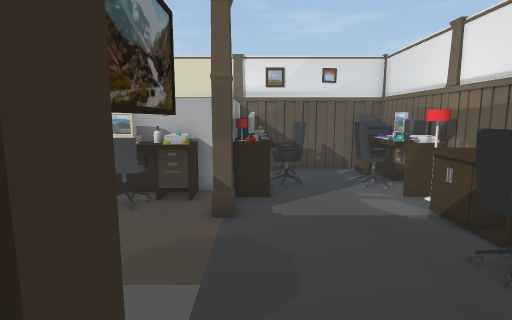
view 1 (above)

18 first-person views from a walk through a 3-D level made in the Unity game engine. The camera is 1.4 m above the floor, tilts 8° down and sees 80° across. The floor is counted in squares, 0.5 m on a side. Each view is taken from the middle of a square. On the plan, view 1 faces up. The plan holds only what a view shows up to about 20 squares ahead; the rest is blank. The place goes on beyond the plan.

view 2
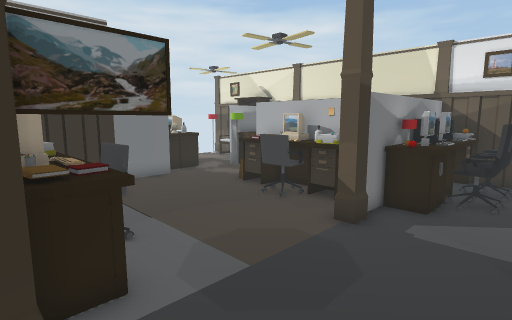

view 3
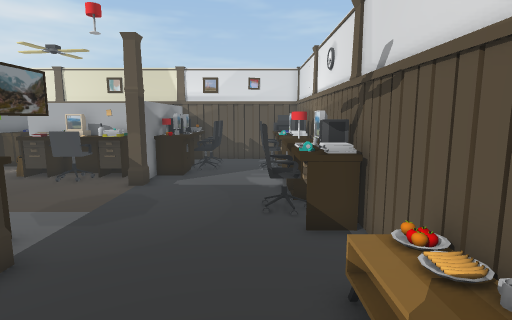

view 4
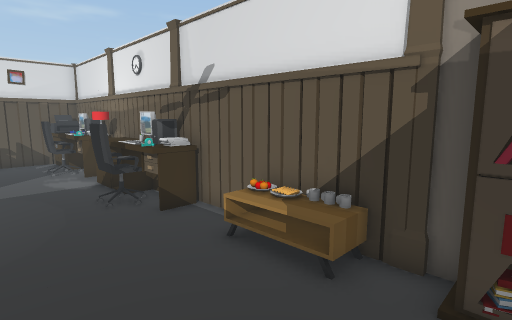

view 5
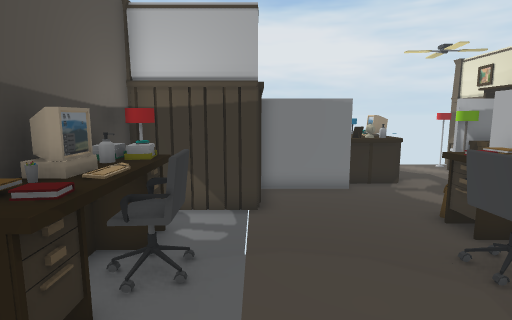

view 6
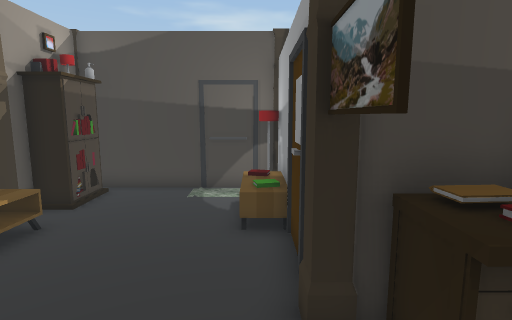

view 7
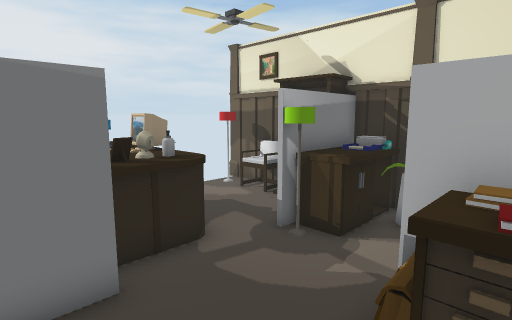

view 8
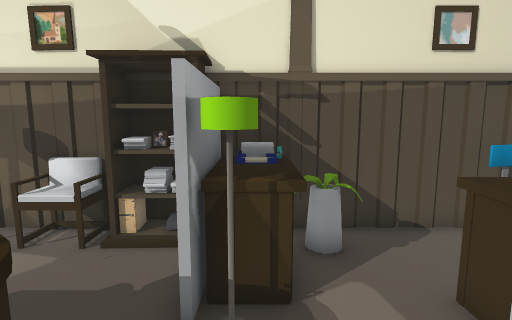

view 9
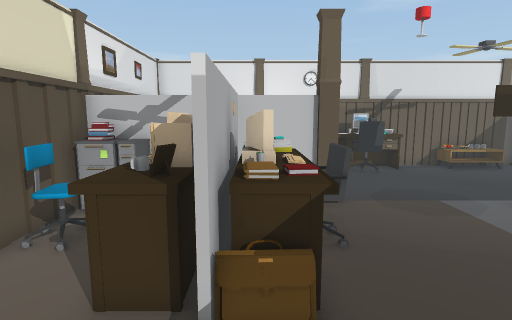

view 10
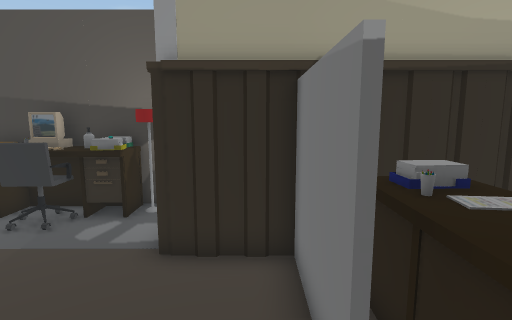

view 11
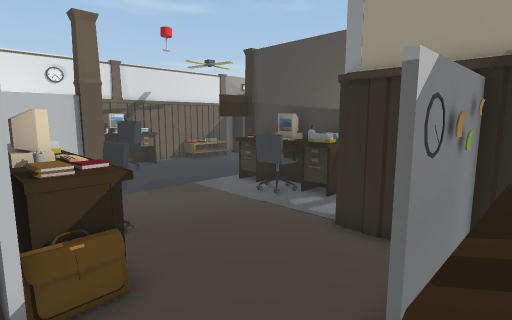

view 12
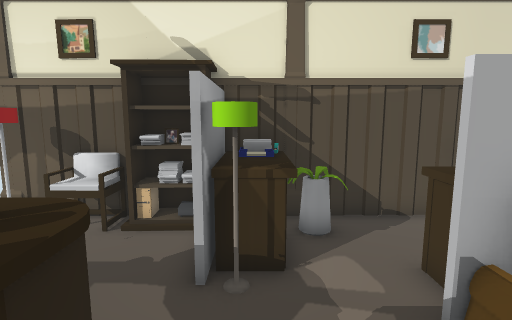

view 13
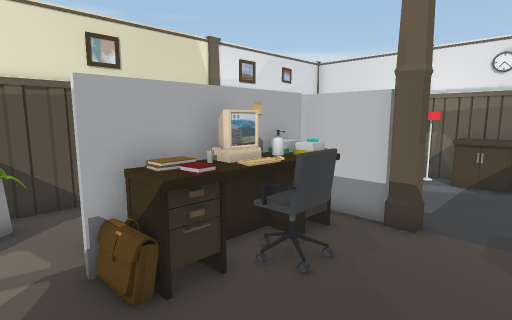

view 14
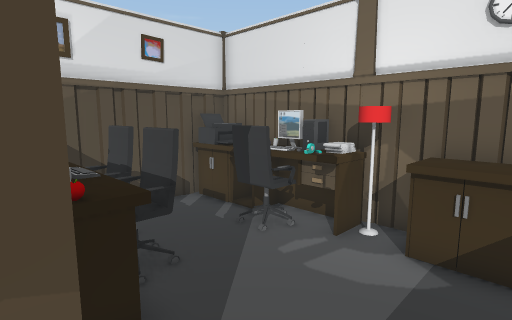

view 15
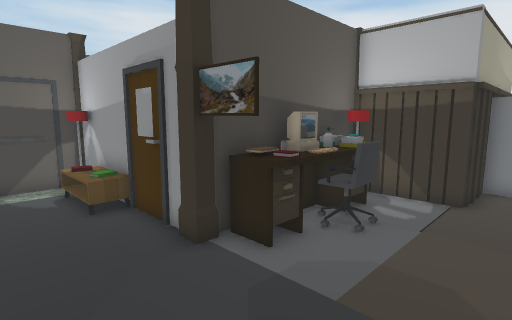

view 16
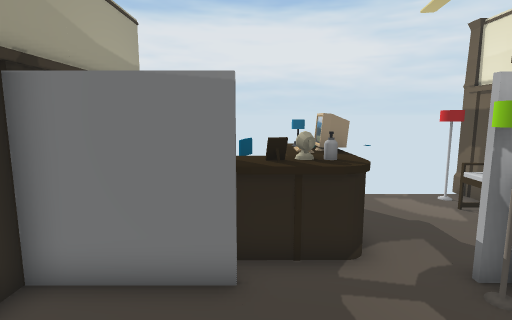

view 17
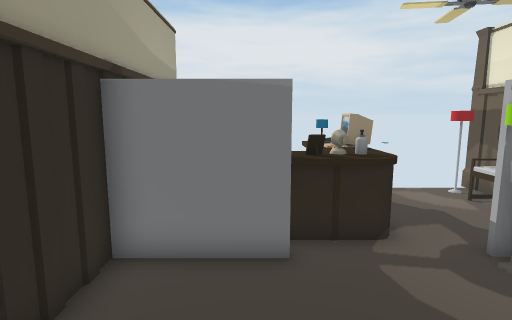

view 18
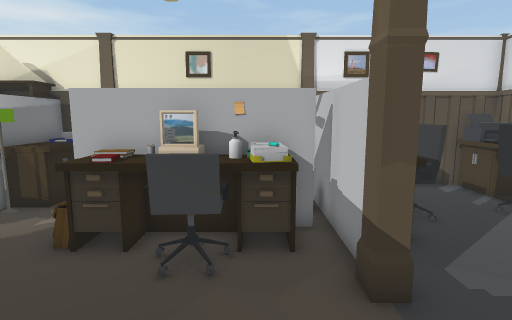

### Floor plan
Points are (right, up) in squares from view 1. A wall is a line through its corners. A room is listed if a view was taken in it or the views show most of it. See-through windows are left out.
Room 1 (views 1, 2, 3, 4, 5, 6, 7, 8, 9, 10, 11, 12, 13, 14, 15, 16, 17, 18)
walls: (-1, 8.9) (-1, 16.5) (-10.8, 16.5) (-10.8, 15.4); (-0.7, 9.1) (-0.7, 8.4) (-1.2, 8.4) (-1.2, 9.1); (-1.5, 11.6) (-2.6, 11.6); (-1.2, 1.5) (-0.7, 1.5) (-0.7, 0.7); (-0.9, 0.6) (-0.9, -5.5); (-0.7, 0) (-0.7, -0.9); (-11.5, 5.1) (-8, 5.1) (-8, 1.3) (-0.6, 1.3); (-10.8, 13.5) (-10.8, 12.8); (-15, 5.1) (-12.4, 5.1); (6.7, 15.4) (6.7, 16.5) (-0.9, 16.5) (-0.9, 9.4); (-0.9, -7) (6.2, -7); (-13.5, 16.5) (-17.2, 16.5); (6.7, -4.2) (6.7, 13.5)
objects: other object (-16, 10) to (-16, 11); other object (-16, 15) to (-16, 16); other object (-15, 9) to (-14, 10); other object (-15, 11); other object (-14, 10) to (-14, 11); other object (-14, 15); other object (-13, 6) to (-12, 9); other object (-13, 10) to (-12, 10); other object (-13, 11) to (-12, 11); other object (-13, 15) to (-12, 16); other object (-12, 15); other object (-11, 6); other object (-11, 7); other object (-11, 8); other object (-10, 12) to (-10, 13); other object (-10, 13) to (-9, 16); other object (-9, 15) to (-8, 16); other object (-7, 2); other object (-7, 10); other object (-7, 11); other object (-7, 12) to (-5, 14); other object (-6, 2) to (-5, 3); other object (-6, 10); other object (-6, 11); other object (-6, 13); other object (-5, 3) to (-4, 4); other object (-5, 9) to (-4, 10); other object (-5, 11) to (-4, 11); other object (-5, 12) to (-4, 13); other object (-5, 15) to (-4, 16); other object (-4, 2) to (-3, 3); other object (-3, 2) to (-2, 2); other object (-3, 10) to (-2, 11); other object (-3, 12); other object (-2, 3); other object (-2, 14) to (-2, 15); other object (-2, 16); other object (0, -6); other object (0, -5); other object (0, 10) to (1, 11); other object (0, 12); other object (0, 12) to (1, 13); other object (0, 14) to (0, 15); other object (1, 12) to (2, 13); other object (1, 14) to (2, 15); other object (1, 16); other object (4, 5) to (5, 6); other object (4, 12) to (5, 13); other object (5, 3) to (6, 4); other object (5, 7) to (7, 9); other object (5, 11) to (6, 11); other object (5, 14); other object (5, 14) to (7, 16); other object (6, -6); other object (6, -5); other object (6, -4); other object (6, 0); other object (6, 4) to (6, 6); other object (6, 10); other object (6, 12) to (6, 13)

Where each view was taken, in squares from view 1:
view 1: 0 up, 0 right, facing up
view 2: 1 up, 3 right, facing up-left
view 3: 4 down, 4 right, facing up
view 4: 5 down, 1 right, facing up-right
view 5: 5 up, 1 right, facing left
view 6: 5 up, 0 right, facing down
view 7: 7 up, 6 left, facing up-left
view 8: 9 up, 10 left, facing up
view 9: 11 up, 11 left, facing right
view 10: 11 up, 10 left, facing down
view 11: 12 up, 12 left, facing down-right
view 12: 8 up, 10 left, facing up
view 13: 6 up, 9 left, facing up-right
view 14: 7 up, 1 left, facing up-right
view 15: 7 up, 3 right, facing down-left
view 16: 9 up, 6 left, facing left
view 17: 8 up, 5 left, facing left
view 18: 4 up, 3 left, facing up
